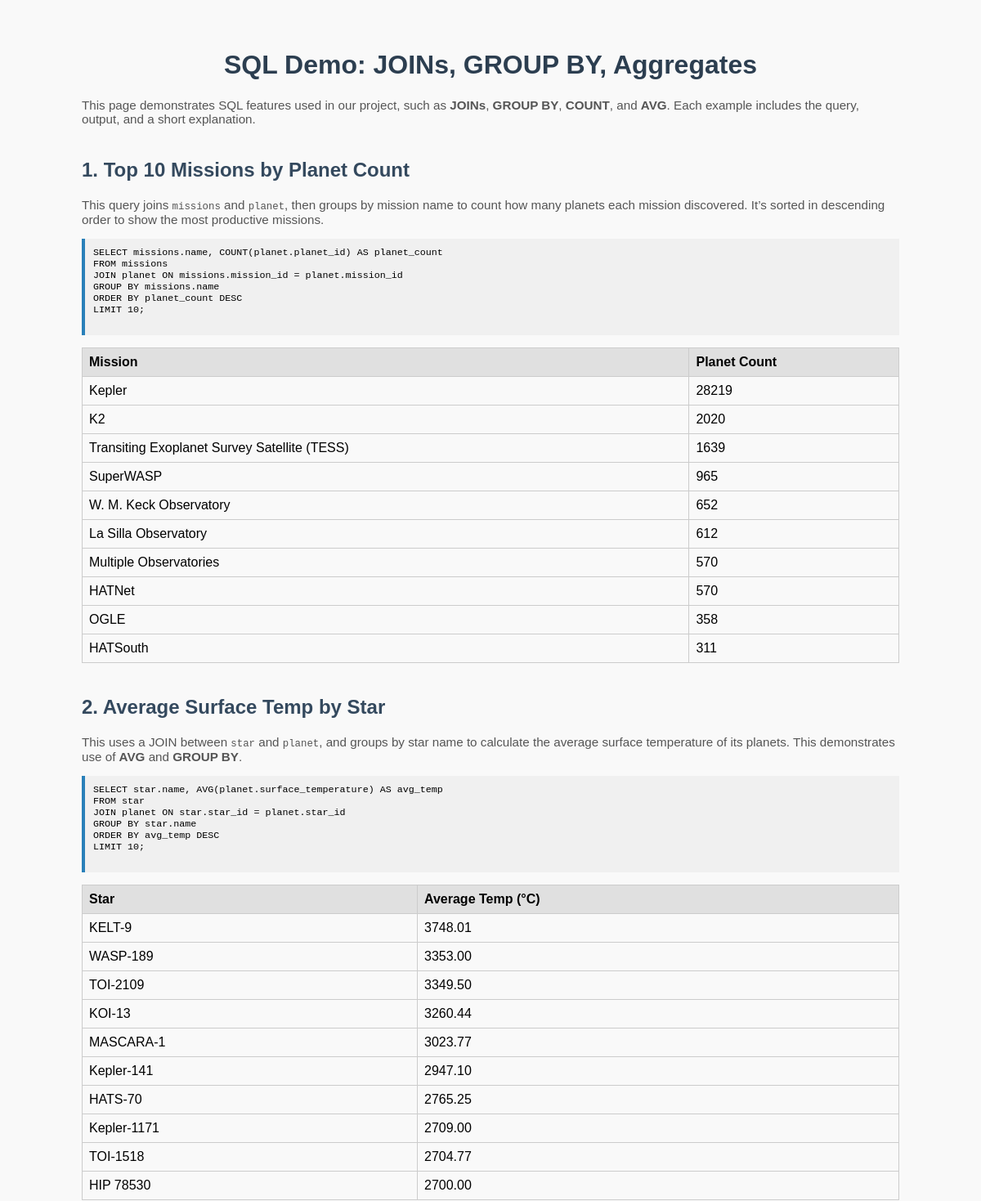
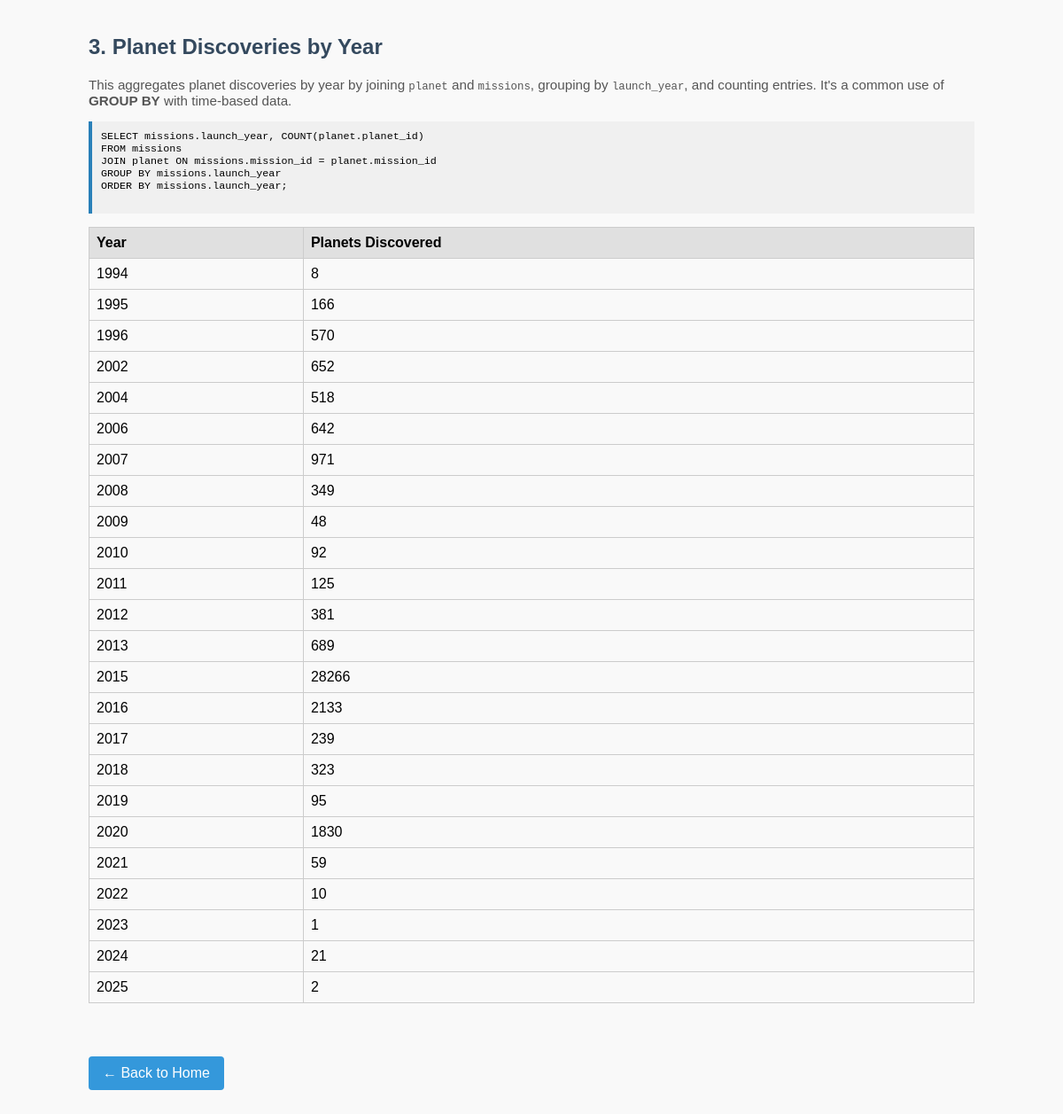
Screenshot of /sql-demo with the database file from the repository (2 pictures, top to bottom).
### app/models.py (models this page shows)
class Missions(db.Model):
    mission_id = db.Column(db.Integer, primary_key=True) # Mission id – Primary key (Integer)
    name = db.Column(db.String(100), nullable=False) # Name – name of the mission
    num_planets_found = db.Column(db.Integer, nullable=False) # Number of planets found – number of planets found by the mission (Integer)
    launch_year = db.Column(db.Integer, nullable=False) # Launch Year – Yeah of launch (Integer)
    agency = db.Column(db.String(100), nullable=False) # Agency – name of the agency (String)
    planets = db.relationship('Planet', backref='mission', lazy=True)

### app/routes.py (the view)
@main.route('/sql-demo')
def sql_demo():
    from sqlalchemy import func
    mission_counts = (
        db.session.query(Missions.name, func.count(Planet.planet_id).label('planet_count'))
        .join(Planet)
        .group_by(Missions.name)
        .order_by(func.count(Planet.planet_id).desc())
        .limit(10)
        .all()
    )
    avg_temps = (
        db.session.query(Star.name, func.avg(Planet.surface_temperature).label('avg_temp'))
        .join(Planet)
        .group_by(Star.name)
        .order_by(func.avg(Planet.surface_temperature).desc())
        .limit(10)
        .all()
    )
    planets_by_year = (
        db.session.query(Missions.launch_year, func.count(Planet.planet_id))
        .join(Planet)
        .group_by(Missions.launch_year)
        .order_by(Missions.launch_year)
        .all()
    )
    return render_template(
        'sql_demo.html',
        mission_counts=mission_counts,
        avg_temps=avg_temps,
        planets_by_year=planets_by_year
    )

### app/templates/sql_demo.html (shortened to what this page needs)
<!DOCTYPE html>
<html>
<head>
</head>
<body>
    <h1>SQL Demo: JOINs, GROUP BY, Aggregates</h1>
    <p class="description">This page demonstrates SQL features used in our project, such as <strong>JOINs</strong>, <strong>GROUP BY</strong>, <strong>COUNT</strong>, and <strong>AVG</strong>. Each example includes the query, output, and a short explanation.</p>
    <h2>1. Top 10 Missions by Planet Count</h2>
    <p class="description">
        This query joins <code>missions</code> and <code>planet</code>, then groups by mission name to count how many planets each mission discovered. It’s sorted in descending order to show the most productive missions.
    </p>
    <pre>
SELECT missions.name, COUNT(planet.planet_id) AS planet_count
FROM missions
JOIN planet ON missions.mission_id = planet.mission_id
GROUP BY missions.name
ORDER BY planet_count DESC
LIMIT 10;
    </pre>
    <table>
        <tr><th>Mission</th><th>Planet Count</th></tr>
        {% for name, count in mission_counts %}
        <tr><td>{{ name }}</td><td>{{ count }}</td></tr>
        {% endfor %}
    </table>
    <h2>2. Average Surface Temp by Star</h2>
    <p class="description">
        This uses a JOIN between <code>star</code> and <code>planet</code>, and groups by star name to calculate the average surface temperature of its planets. This demonstrates use of <strong>AVG</strong> and <strong>GROUP BY</strong>.
    </p>
    <pre>
SELECT star.name, AVG(planet.surface_temperature) AS avg_temp
FROM star
JOIN planet ON star.star_id = planet.star_id
GROUP BY star.name
ORDER BY avg_temp DESC
LIMIT 10;
    </pre>
    <table>
        <tr><th>Star</th><th>Average Temp (°C)</th></tr>
        {% for name, avg in avg_temps %}
        <tr><td>{{ name }}</td><td>{{ "%.2f"|format(avg) if avg else "N/A" }}</td></tr>
        {% endfor %}
    </table>
    <h2>3. Planet Discoveries by Year</h2>
    <p class="description">
        This aggregates planet discoveries by year by joining <code>planet</code> and <code>missions</code>, grouping by <code>launch_year</code>, and counting entries. It's a common use of <strong>GROUP BY</strong> with time-based data.
    </p>
    <pre>
SELECT missions.launch_year, COUNT(planet.planet_id)
FROM missions
JOIN planet ON missions.mission_id = planet.mission_id
GROUP BY missions.launch_year
ORDER BY missions.launch_year;
    </pre>
    <table>
        <tr><th>Year</th><th>Planets Discovered</th></tr>
        {% for year, count in planets_by_year %}
        <tr><td>{{ year }}</td><td>{{ count }}</td></tr>
        {% endfor %}
    </table>
    <a href="/" class="back">← Back to Home</a>
</body>
</html>

### app/templates/sql_demo.html (style rules this page uses)
body { font-family: Arial, sans-serif; background-color: #f9f9f9; padding: 40px; max-width: 1000px; margin: auto; }
h1 { color: #2c3e50; text-align: center; }
h2 { margin-top: 40px; color: #34495e; }
p.description { font-size: 0.95em; margin-bottom: 15px; color: #555; }
pre { background-color: #f0f0f0; border-left: 4px solid #2980b9; padding: 10px; font-size: 0.9em; overflow-x: auto; }
table { border-collapse: collapse; width: 100%; margin-top: 15px; margin-bottom: 40px; }
th, td { border: 1px solid #ccc; padding: 8px; text-align: left; }
th { background-color: #e0e0e0; }
a.back { display: inline-block; margin-top: 20px; background-color: #3498db; color: white; padding: 10px 16px; text-decoration: none; border-radius: 4px; }

### rows the page displays
Missions: name "Kepler", num_planets_found "28219"
Missions: name "Transiting Exoplanet Survey Satellite (TESS)", num_planets_found "1639"
Missions: name "SuperWASP", num_planets_found "965"
Missions: name "W. M. Keck Observatory", num_planets_found "652"
Missions: name "La Silla Observatory", num_planets_found "612"
Missions: name "Multiple Observatories", num_planets_found "570"
Missions: name "HATNet", num_planets_found "570"
Missions: name "OGLE", num_planets_found "358"
Missions: name "HATSouth", num_planets_found "311"

### other values shown
{{ name }} "K2"
{{ count }} "2020"
{{ name }} "KELT-9" "WASP-189" "TOI-2109" "KOI-13" "MASCARA-1" "Kepler-141" "HATS-70" "Kepler-1171" "TOI-1518" "HIP 78530"
{{ "%.2f"|format(avg) if avg else "N/A" }} "3748.01" "3353.00" "3349.50" "3260.44" "3023.77" "2947.10" "2765.25" "2709.00" "2704.77" "2700.00"
{{ year }} "1994" "1995" "1996" "2002" "2004" "2006" "2007" "2008" "2009" "2010" "2011" "2012" "2013" "2015" "2016" "2017" "2018" "2019" "2020" "2021" "2022" "2023" "2024" "2025"
{{ count }} "8" "166" "570" "652" "518" "642" "971" "349" "48" "92" "125" "381" "689" "28266" "2133" "239" "323" "95" "1830" "59" "10" "1" "21" "2"
